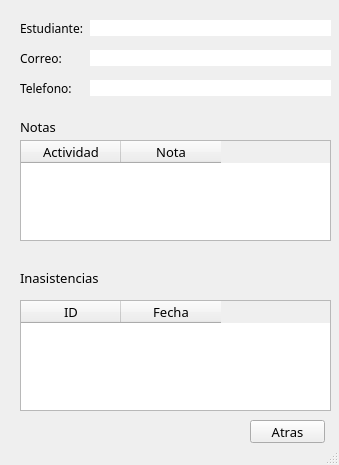
<?xml version="1.0" encoding="UTF-8"?>
<ui version="4.0">
 <class>InformacionEstudiante</class>
 <widget class="QMainWindow" name="InformacionEstudiante">
  <property name="geometry">
   <rect>
    <x>0</x>
    <y>0</y>
    <width>339</width>
    <height>465</height>
   </rect>
  </property>
  <property name="windowTitle">
   <string>correo - Información Clase ID</string>
  </property>
  <widget class="QWidget" name="centralwidget">
   <widget class="QTableWidget" name="notas">
    <property name="geometry">
     <rect>
      <x>20</x>
      <y>140</y>
      <width>311</width>
      <height>101</height>
     </rect>
    </property>
    <property name="font">
     <font>
      <family>Arial Rounded MT Bold</family>
      <pointsize>10</pointsize>
     </font>
    </property>
    <column>
     <property name="text">
      <string>Actividad</string>
     </property>
     <property name="font">
      <font>
       <family>Arial Rounded MT Bold</family>
       <pointsize>10</pointsize>
      </font>
     </property>
     <property name="textAlignment">
      <set>AlignCenter</set>
     </property>
    </column>
    <column>
     <property name="text">
      <string>Nota</string>
     </property>
     <property name="font">
      <font>
       <family>Arial Rounded MT Bold</family>
       <pointsize>10</pointsize>
      </font>
     </property>
     <property name="textAlignment">
      <set>AlignCenter</set>
     </property>
    </column>
   </widget>
   <widget class="QLabel" name="label">
    <property name="geometry">
     <rect>
      <x>20</x>
      <y>120</y>
      <width>47</width>
      <height>13</height>
     </rect>
    </property>
    <property name="font">
     <font>
      <family>Arial Rounded MT Bold</family>
      <pointsize>10</pointsize>
     </font>
    </property>
    <property name="text">
     <string>Notas</string>
    </property>
   </widget>
   <widget class="QLabel" name="label_2">
    <property name="geometry">
     <rect>
      <x>20</x>
      <y>270</y>
      <width>91</width>
      <height>16</height>
     </rect>
    </property>
    <property name="font">
     <font>
      <family>Arial Rounded MT Bold</family>
      <pointsize>10</pointsize>
     </font>
    </property>
    <property name="text">
     <string>Inasistencias</string>
    </property>
   </widget>
   <widget class="QTableWidget" name="inasistencias">
    <property name="geometry">
     <rect>
      <x>20</x>
      <y>300</y>
      <width>311</width>
      <height>111</height>
     </rect>
    </property>
    <property name="font">
     <font>
      <family>Arial Rounded MT Bold</family>
      <pointsize>10</pointsize>
     </font>
    </property>
    <column>
     <property name="text">
      <string>ID</string>
     </property>
     <property name="font">
      <font>
       <family>Arial Rounded MT Bold</family>
       <pointsize>10</pointsize>
      </font>
     </property>
     <property name="textAlignment">
      <set>AlignCenter</set>
     </property>
    </column>
    <column>
     <property name="text">
      <string>Fecha</string>
     </property>
     <property name="font">
      <font>
       <family>Arial Rounded MT Bold</family>
       <pointsize>10</pointsize>
      </font>
     </property>
     <property name="textAlignment">
      <set>AlignCenter</set>
     </property>
    </column>
   </widget>
   <widget class="QPushButton" name="back">
    <property name="geometry">
     <rect>
      <x>250</x>
      <y>420</y>
      <width>75</width>
      <height>23</height>
     </rect>
    </property>
    <property name="font">
     <font>
      <family>Arial Rounded MT Bold</family>
      <pointsize>10</pointsize>
     </font>
    </property>
    <property name="text">
     <string>Atras</string>
    </property>
   </widget>
   <widget class="QLabel" name="label_3">
    <property name="geometry">
     <rect>
      <x>20</x>
      <y>20</y>
      <width>71</width>
      <height>16</height>
     </rect>
    </property>
    <property name="font">
     <font>
      <family>Arial Rounded MT Bold</family>
     </font>
    </property>
    <property name="text">
     <string>Estudiante:</string>
    </property>
   </widget>
   <widget class="QLabel" name="nombre">
    <property name="geometry">
     <rect>
      <x>90</x>
      <y>20</y>
      <width>241</width>
      <height>16</height>
     </rect>
    </property>
    <property name="font">
     <font>
      <family>Arial Rounded MT Bold</family>
     </font>
    </property>
    <property name="styleSheet">
     <string notr="true">background-color: rgb(255, 255, 255);</string>
    </property>
    <property name="text">
     <string/>
    </property>
   </widget>
   <widget class="QLabel" name="label_5">
    <property name="geometry">
     <rect>
      <x>20</x>
      <y>50</y>
      <width>71</width>
      <height>16</height>
     </rect>
    </property>
    <property name="font">
     <font>
      <family>Arial Rounded MT Bold</family>
     </font>
    </property>
    <property name="text">
     <string>Correo:</string>
    </property>
   </widget>
   <widget class="QLabel" name="correo">
    <property name="geometry">
     <rect>
      <x>90</x>
      <y>50</y>
      <width>241</width>
      <height>16</height>
     </rect>
    </property>
    <property name="font">
     <font>
      <family>Arial Rounded MT Bold</family>
     </font>
    </property>
    <property name="styleSheet">
     <string notr="true">background-color: rgb(255, 255, 255);</string>
    </property>
    <property name="text">
     <string/>
    </property>
   </widget>
   <widget class="QLabel" name="label_7">
    <property name="geometry">
     <rect>
      <x>20</x>
      <y>80</y>
      <width>71</width>
      <height>16</height>
     </rect>
    </property>
    <property name="font">
     <font>
      <family>Arial Rounded MT Bold</family>
     </font>
    </property>
    <property name="text">
     <string>Telefono:</string>
    </property>
   </widget>
   <widget class="QLabel" name="telefono">
    <property name="geometry">
     <rect>
      <x>90</x>
      <y>80</y>
      <width>241</width>
      <height>16</height>
     </rect>
    </property>
    <property name="font">
     <font>
      <family>Arial Rounded MT Bold</family>
     </font>
    </property>
    <property name="styleSheet">
     <string notr="true">background-color: rgb(255, 255, 255);</string>
    </property>
    <property name="text">
     <string/>
    </property>
   </widget>
  </widget>
  <widget class="QStatusBar" name="statusbar"/>
 </widget>
 <resources/>
 <connections/>
</ui>
